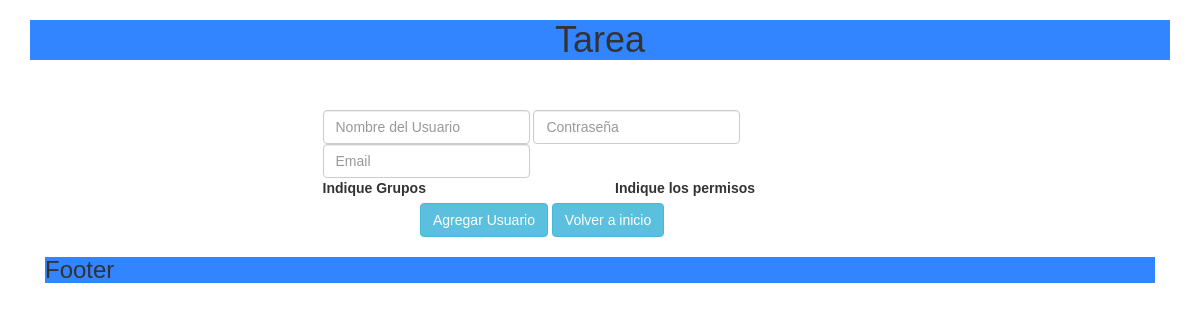
/agregarUsuario.php, run on an earlier commit of the app's database.
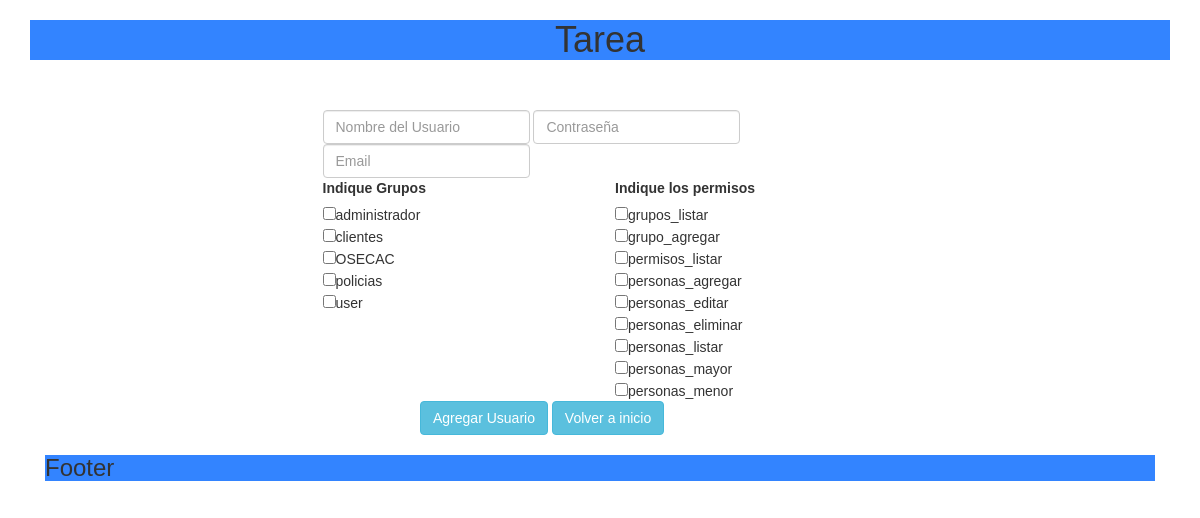
And on a later commit of the database.
### tables this page shows
CREATE TABLE `grupos` (
  `id` int(11) NOT NULL,
  `name` varchar(255) NOT NULL
);

CREATE TABLE `permisos` (
  `id` int(11) NOT NULL,
  `name` varchar(255) NOT NULL
);

### functions/funciones.php (called while the page is built, shortened)
<?php
function getPermisos() {
    $pdo = conectar();
    $statement = $pdo->prepare("SELECT *"
            . "FROM permisos");
    $statement->execute();
    $result = $statement->fetchAll();
    return $result;
}
function getGrupos() {
    $pdo = conectar();
    $statement = $pdo->prepare("SELECT *
                               FROM grupos");
    $statement->execute();
    $result = $statement->fetchAll();
    return $result;
}
?>

### web/agregarUsuario.php (the view, shortened to what this page needs)
<?php
require_once("../functions/funciones.php");
?>
<!DOCTYPE html>
<html>
    <head>
        <?php
        $rootpath = $_SERVER['DOCUMENT_ROOT'];
        $path = $rootpath . '/pruebas/_partials/head.php';
        include_once($path);
        ?>
    </head>
    <body>
        <?php
        $path = $rootpath . '/pruebas/_partials/header.php';
        include_once($path);
        ?>
        <br/>
        <br/>
        <form class="form-inline" action="../functions/funAgregarUsuario.php" method="POST">
            <div class="row">
                <div class="col-md-6 col-md-offset-3 col-sm-10 col-sm-offset-2">
                    <input type="text" class="form-control" placeholder="Nombre del Usuario" name="nameUser">
                    <input type="password" class="form-control" placeholder="Contraseña" name="passUser">
                    <input type="text" class="form-control" placeholder="Email" name="email">  <br/>
                </div>
            </div>
            <div class="row">
                <div class="col-sm-3 col-sm-offset-3">
                    <label>Indique Grupos</label><br/>
                    <?php
                    foreach (getGrupos() as $grupo) {
                        ?>
                        <input type="checkbox" name="grupos[]" value="<?php echo $grupo['id'] ?>"><?php echo $grupo['name'] ?><br/>
                        <?php
                    }
                    ?>
                </div>
                <div class="col-md-3 ">
                    <label>Indique los permisos</label><br/>
                    <?php
                    foreach (getPermisos() as $permiso) {
                        ?>
                        <input type="checkbox" name="permisos[]" value="<?php echo $permiso['id'] ?>"><?php echo $permiso['name'] ?><br/>
                        <?php
                    }
                    ?>
                </div>
            </div>
            <div class="row">
                <div class="col-sm-6 col-sm-offset-4">
                    <input type="submit" value="Agregar Usuario" class="btn btn-info" id="agregar">
                    <a href="index.php" class="btn btn-info">Volver a inicio</a>
                </div>
            </div>
        </form>
            <?php
        $path = $rootpath . '/pruebas/_partials/footer.php';
        include_once($path);
        ?>
    </body>
</html>

### _partials/head.php (shortened to what this page needs)
<link href="../web/bootstrap-3.3.7/css/bootstrap.min.css" rel="stylesheet" type="text/css"/>
<link href="../web/css/main.css" rel="stylesheet" type="text/css"/>

### _partials/header.php
<div class="container">
<div id="header">
    <h1 style="text-align:center;">Tarea</h1>
</div>

### _partials/footer.php
<div class="col-md-12">
    <footer>
        <h3>Footer</h3>
    </footer>
</div>
</div>

### web/css/main.css (style rules this page uses)
body { font-family: sans-serif; }
#header, footer { background-color: #3384FF ; width: 100%; }

What changed in the data, as far as the page shows it:
added grupos: name "administrador"
added grupos: name "clientes"
added grupos: name "OSECAC"
added grupos: name "policias"
added grupos: name "user"
added permisos: name "grupos_listar"
added permisos: name "grupo_agregar"
added permisos: name "permisos_listar"
added permisos: name "personas_agregar"
added permisos: name "personas_editar"
added permisos: name "personas_eliminar"
added permisos: name "personas_listar"
added permisos: name "personas_mayor"
added permisos: name "personas_menor"
